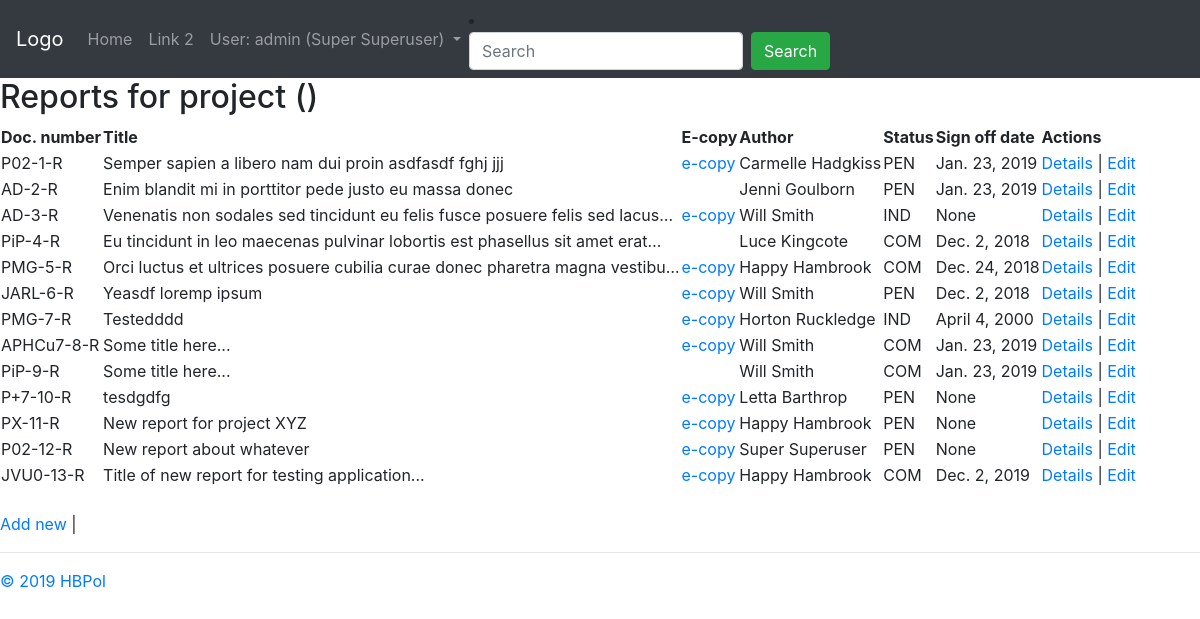
Screenshot of /coreapp/report/ (signed in) with the database file from the repository.
### coreapp/models.py (models this page shows, shortened)
class User (AbstractUser):
    date_left = models.DateField(null=True, blank=True)
    def __str__(self):
        return self.get_full_name()

class Document(models.Model):
    author = models.ForeignKey(settings.AUTH_USER_MODEL, on_delete=models.SET_NULL, blank=True, null=True, verbose_name="Main author")
    project = models.ForeignKey(Project, on_delete=models.SET_NULL, blank=True, null=True, verbose_name="Associated project")
    title = models.TextField("Document title")
    location = models.ForeignKey(Location, on_delete=models.SET_NULL, blank=True, null=True, verbose_name="Hard copy location")
    document_code = models.CharField("Document code (e.g. study plan, report... )", max_length=3, choices=DOCUMENT_CODE, default='OTH')
    efile = models.FileField("Scanned copy", upload_to='uploads/', null=True, blank=True)
    class Meta:
        abstract = True

class Report(Document):
    study_plan = models.ManyToManyField(StudyPlan, verbose_name="Study plan(s)") # It is assumed each report has one study plan only (many-to-one)
    status = models.CharField("Document status", max_length=3, choices=DOCUMENT_STATUS, default='PEN')
    document_code = 'R'
    sign_date = models.DateField("Sign-off date", null=True, blank=True)

class Project(models.Model):
    name = models.CharField("Project name", max_length=128)
    leader = models.ForeignKey(settings.AUTH_USER_MODEL, on_delete=models.SET_NULL, blank=True, null=True, verbose_name="Project leader")
    prefix = models.CharField("Project code", max_length=8)

### coreapp/views.py (the view)
# urls.py: path('report/', views.report_list, name='report-list'),
@login_required
def report_list(request):
    reports = Report.objects.all()
    context = {'reports': reports, 'page_title': 'R&D EPI | Reports'}
    return render(request, 'coreapp/report_list.html', context)

### coreapp/templates/coreapp/report_list.html
{% extends 'coreapp/base_generic.html' %}
{% block content %}
	{% include 'coreapp/report_list_core.html' %}
{% endblock %}

### coreapp/templates/coreapp/base_generic.html (shortened to what this page needs)
<!DOCTYPE html>
<html>
<head>
	<link rel="stylesheet" href="https://stackpath.bootstrapcdn.com/bootstrap/4.3.1/css/bootstrap.min.css">
</head>
<body>
	<nav class="navbar navbar-expand-sm bg-dark navbar-dark">
		<a class="navbar-brand" href="#">Logo</a>
		<ul class="navbar-nav">
			<li class="nav-item">
				<a class="nav-link" href="{% url 'home' %}">Home</a>
			</li>
			<li class="nav-item">
				<a class="nav-link" href="#">Link 2</a>
			</li>
			<li class="nav-item dropdown">
			<a class="nav-link dropdown-toggle" href="#" id="navbardrop" data-toggle="dropdown">
				{% if user.is_authenticated %}
					User: {{ user.username }} ({{ user }})
				{% endif %}
			</a>
			</li>
		</ul>
		<li class="nav-item">
			<form class="form-inline" action="">
				<input class="form-control mr-sm-2" type="text" placeholder="Search">
				<button class="btn btn-success" type="submit">Search</button>
			</form>
		</li>
	</nav>
	{% block content %}
	{% endblock %}
	{% block footer %}
	<hr>
	<a href="https://github.com/HBPol">&copy; 2019 HBPol</a>
	{% endblock %}
</body>
</html>

### coreapp/templates/coreapp/report_list_core.html (shortened to what this page needs)
	<h2>Reports for project {{ project.name }} ({{ project.prefix }})</h2>
	<table>
		<thead>
			<th>Doc. number</th>
			<th>Title</th>
			<th>E-copy</th>
			<th>Author</th>
			<th>Status</th>
			<th>Sign off date</th>
			<th>Actions</th>
		</thead>
		{% for report in reports %}
		<tr>
			<td>{{ report.project.prefix }}-{{ report.id }}-{{ report.document_code }}</td>
			<td>{{ report.title|truncatechars:75 }}</td>
			<td>
			{% if report.efile %}
				<a href="{{ MEDIA_URL }}{{ report.efile }}">e-copy</a>
			{% endif %}
			</td>
			<td>{{ report.author }}</td>
			<td>{{ report.status }}</td>
			<td>{{ report.sign_date }}</td>
			<td><a href="{% url 'report-detail' report.id %}">Details</a> | <a href="{% url 'report-edit' report.id %}">Edit</a></td>
		</tr>
		{% endfor %}
	</table>
	<br>
	<a href="{% url 'report-create' %}">Add new</a> |

### rows the page displays
User: username "admin", first_name+last_name "Super Superuser"
Report: project.prefix "P02", id "1", document_code "R", title "Semper sapien a libero nam dui proin asdfasdf fghj jjj", author "Carmelle Hadgkiss", status "PEN", sign_date "Jan. 23, 2019"
Report: project.prefix "AD", id "2", document_code "R", title "Enim blandit mi in porttitor pede justo eu massa donec", author "Jenni Goulborn", status "PEN", sign_date "Jan. 23, 2019"
Report: project.prefix "AD", id "3", document_code "R", title "Venenatis non sodales sed tincidunt eu felis fusce posuere felis sed lacus…", author "Will Smith", status "IND", sign_date "None"
Report: project.prefix "PiP", id "4", document_code "R", title "Eu tincidunt in leo maecenas pulvinar lobortis est phasellus sit amet erat…", author "Luce Kingcote", status "COM", sign_date "Dec. 2, 2018"
Report: project.prefix "PMG", id "5", document_code "R", title "Orci luctus et ultrices posuere cubilia curae donec pharetra magna vestibu…", author "Happy Hambrook", status "COM", sign_date "Dec. 24, 2018"
Report: project.prefix "JARL", id "6", document_code "R", title "Yeasdf loremp ipsum", author "Will Smith", status "PEN", sign_date "Dec. 2, 2018"
Report: project.prefix "PMG", id "7", document_code "R", title "Testedddd", author "Horton Ruckledge", status "IND", sign_date "April 4, 2000"
Report: project.prefix "APHCu7", id "8", document_code "R", title "Some title here...", author "Will Smith", status "COM", sign_date "Jan. 23, 2019"
Report: project.prefix "PiP", id "9", document_code "R", title "Some title here...", author "Will Smith", status "COM", sign_date "Jan. 23, 2019"
Report: project.prefix "P+7", id "10", document_code "R", title "tesdgdfg", author "Letta Barthrop", status "PEN", sign_date "None"
Report: project.prefix "PX", id "11", document_code "R", title "New report for project XYZ", author "Happy Hambrook", status "PEN", sign_date "None"
Report: project.prefix "P02", id "12", document_code "R", title "New report about whatever", author "Super Superuser", status "PEN", sign_date "None"
Report: project.prefix "JVU0", id "13", document_code "R", title "Title of new report for testing application...", author "Happy Hambrook", status "COM", sign_date "Dec. 2, 2019"
